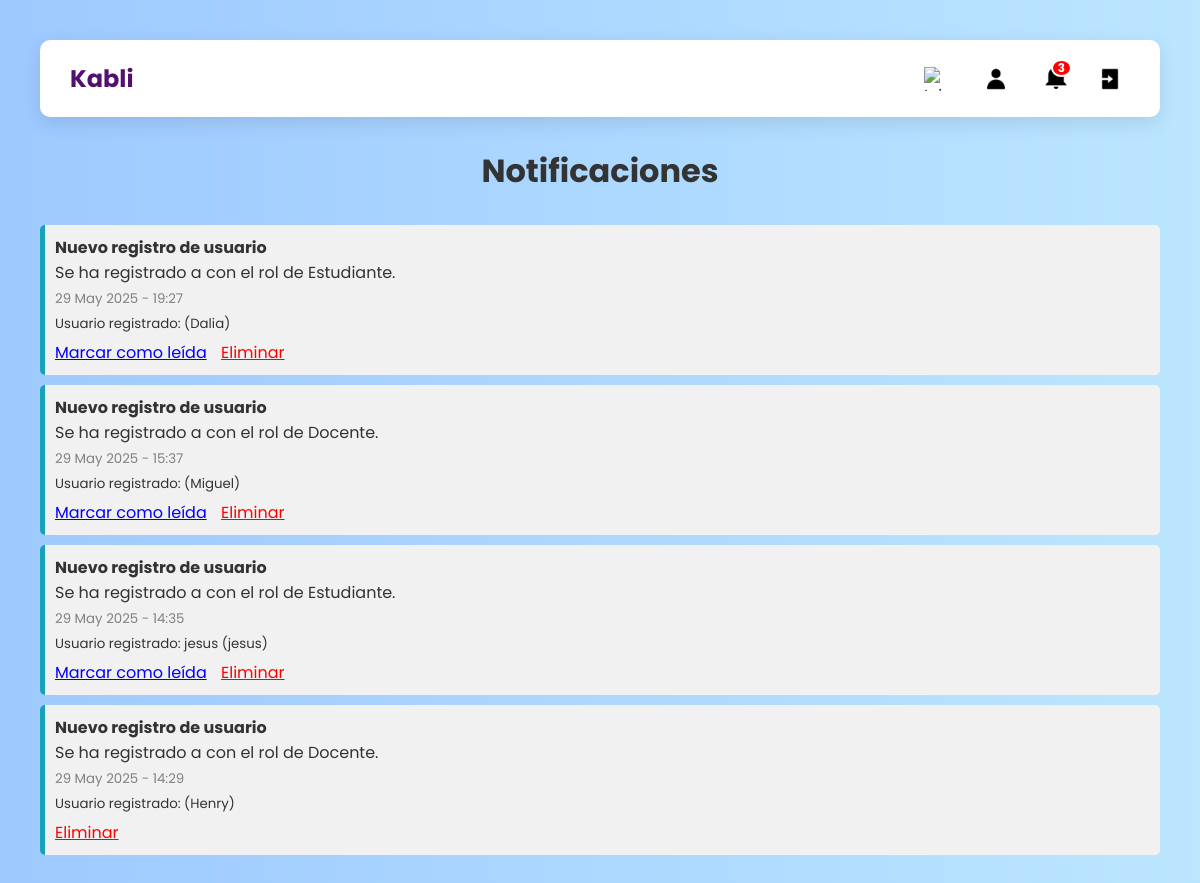
Page /notificaciones/ (signed in) on the committed database.
### usuarios/models.py (models this page shows, shortened)
class Notificacion(models.Model):
    TIPO_CHOICES = [
        ('info', 'Información'),
        ('advertencia', 'Advertencia'),
        ('mensaje', 'Mensaje'),
    ]
    titulo = models.CharField(max_length=100)
    contenido = models.TextField()
    tipo = models.CharField(max_length=20, choices=TIPO_CHOICES, default='info')
    fecha = models.DateTimeField(auto_now_add=True)
    usuario = models.ForeignKey(User, on_delete=models.SET_NULL, null=True, blank=True, related_name='notificaciones_creadas')
    usuario_afectado = models.ForeignKey(User, on_delete=models.SET_NULL, null=True, blank=True, related_name='notificaciones_recibidas')
    eliminada = models.BooleanField(default=False)
    visto = models.BooleanField(default=False)

### usuarios/views.py (the view)
# urls.py: path('notificaciones/', views.notificaciones, name='notificaciones'),
def notificaciones(request):
    lista = Notificacion.objects.filter(
        eliminada=False,
        titulo__icontains='registro'  # busca las que tengan "registro" en el título
    ).order_by('-fecha')
    paginator = Paginator(lista, 10)
    page_number = request.GET.get('page')
    page_obj = paginator.get_page(page_number)
    restaurado = request.GET.get('restaurado')
    return render(request, 'usuarios/notificaciones.html', {
        'notificaciones': page_obj,
        'restaurado': restaurado
    })

### usuarios/context_processors.py (called while the page is built)
def notificaciones_context(request):
    if request.user.is_authenticated:
        notificaciones = Notificacion.objects.filter(
            usuario_afectado=request.user,
            visto=False
        )
        cantidad_no_vistas = notificaciones.count()
        return {
            'notificaciones_no_vistas': cantidad_no_vistas,
            'hay_notificaciones': cantidad_no_vistas > 0,
        }
    return {
        'notificaciones_no_vistas': 0,
        'hay_notificaciones': False,
    }

### usuarios/templates/usuarios/notificaciones.html
{% extends 'usuarios/panel_admin.html' %}
{% load static %}
{% block content %}
<h2>Notificaciones</h2>
{% if notificaciones %}
  <ul style="list-style: none; padding: 0;">
    {% for noti in notificaciones %}
      <li style="
          background-color: #f1f1f1;
          padding: 10px;
          margin-bottom: 10px;
          border-left: 5px solid
            {% if noti.tipo == 'info' %}#17a2b8
            {% elif noti.tipo == 'advertencia' %}#ffc107
            {% elif noti.tipo == 'mensaje' %}#28a745
            {% else %}#ccc
            {% endif %};
          border-radius: 5px;
          position: relative;
        ">
        <strong>{{ noti.titulo }}</strong><br>
        {{ noti.contenido }}<br>
        <small style="color: gray;">{{ noti.fecha|date:"d M Y - H:i" }}</small><br>
        <small>Usuario registrado:
          {% if noti.usuario %}
            {{ noti.usuario.first_name }} {{ noti.usuario.last_name }} ({{ noti.usuario.username }})
          {% else %}
            Sistema
          {% endif %}
        </small>
        <div style="margin-top: 5px;">
          {% if not noti.visto %}
            <a href="{% url 'marcar_notificacion_leida' noti.id %}" style="color: blue; margin-right: 10px;">Marcar como leída</a>
          {% endif %}
          <a href="{% url 'eliminar_notificacion' noti.id %}" style="color: red;">Eliminar</a>
        </div>
      </li>
    {% endfor %}
  </ul>
{% else %}
  <p>No tienes notificaciones.</p>
{% endif %}
{% endblock %}

### usuarios/templates/usuarios/panel_admin.html (style rules this page uses)
* { margin: 0; padding: 0; box-sizing: border-box; font-family: 'Poppins', sans-serif; }
body { background: linear-gradient(to right, #9dc9ff, #bce6ff); min-height: 100vh; padding: 40px; transition: background 0.4s; color: #333; }
h2 { text-align: center; margin-bottom: 30px; font-size: 2rem; animation: fadeIn 0.8s ease-in-out; color: #333; }

### rows in the picture
Notificacion: titulo "Nuevo registro de usuario", contenido "Se ha registrado a con el rol de Estudiante.", fecha "29 May 2025 - 19:27", usuario.username "Dalia", visto "Marcar como leída"
Notificacion: titulo "Nuevo registro de usuario", contenido "Se ha registrado a con el rol de Docente.", fecha "29 May 2025 - 15:37", usuario.username "Miguel", visto "Marcar como leída"
Notificacion: titulo "Nuevo registro de usuario", contenido "Se ha registrado a con el rol de Estudiante.", fecha "29 May 2025 - 14:35", usuario.first_name "jesus", usuario.username "jesus", visto "Marcar como leída"
Notificacion: titulo "Nuevo registro de usuario", contenido "Se ha registrado a con el rol de Docente.", fecha "29 May 2025 - 14:29", usuario.username "Henry"

### other values in the picture
{{ notificaciones_no_vistas }} "3"
